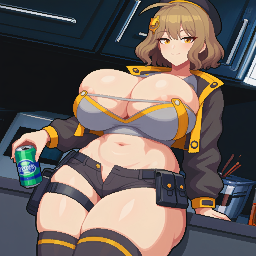
#> input picture SMSAndroidsPack/Scenes/Anis/AnisHHKitchen01Scene01.png, 256 x 256 px
$ python -i map_portraits.py   (imports and definitions only)
#> lines starting #> are read from the running program, lines starting #| are printed output that depends on the picture
"""Square head-and-shoulders portraits for the world map, cut from each character's own bust in the pack.

  python -I Tools/Game/map_portraits.py <pack folder> <out folder> [sheet.png]

Every character with a bust in the pack gets one, so a new character has hers as soon as she has a bust. The head
is found from the picture: the top of the figure, then the middle of what is drawn just below it. Where that
lands badly on a particular bust (a hat, a raised arm, hair to one side), FRAMING moves or resizes that one crop.
"""
import json
import os
import sys

from PIL import Image

SIDE = 80            # the crop, in the bust's own pixels (busts are 256 x 256 full figures)
FRAMING = {          # name: (dx, dy, side) in bust pixels - corrections after looking at the sheet
    "Amber": (14, 0, SIDE),     # ponytail to one side pulls the hair's middle left of her face
    "Anis": (-6, 0, SIDE),      # cap tilted right
    "Helm": (-1, 4, SIDE),     # tall cap: start lower so her chin is in
    "Mast": (-4, 2, SIDE),      # tall cap and side tail
    "Rapi": (-5, 0, SIDE),      # beret to the right
}


def bust_path(pack, character):
    outfits = character.get("outfits") or []
    outfit = next((o for o in outfits if o["gameObjectName"] == character.get("defaultOutfit")), outfits[0] if outfits else None)
    if not outfit:
        return None
    path = os.path.join(pack, outfit["baseSprite"])
    folder = os.path.dirname(path)
    if not os.path.exists(path) and os.path.isdir(folder):
        # Manifest paths and file names do not always agree on case.
        match = [f for f in os.listdir(folder) if f.lower() == os.path.basename(path).lower()]
        path = os.path.join(folder, match[0]) if match else path
    return path if os.path.exists(path) else None


def head(img, name=""):
    """Where her head is on a bust: its middle across (the FRAMING correction included) and the top of her hair."""
    alpha = img.getchannel("A").point(lambda v: 255 if v > 96 else 0)
    w, h = img.size
    top = next(y for y in range(h) if sum(1 for x in range(w) if alpha.getpixel((x, y))) > 2)
    xs = [x for y in range(top + 6, min(h, top + 30)) for x in range(w) if alpha.getpixel((x, y))]
    return sorted(xs)[len(xs) // 2] + FRAMING.get(name, (0, 0, SIDE))[0], top


def crop_box(img, name):
    cx, top = head(img, name)
    _, dy, side = FRAMING.get(name, (0, 0, SIDE))
    left = int(cx - side / 2)
    # Down from the top of the hair, so the chin clears the tile's frame and its cut bottom corner.
    upper = int(top + 8 + dy)
    return left, upper, left + side, upper + side


def portrait(path, name):
    img = Image.open(path).convert("RGBA")
    return img.crop(crop_box(img, name))


def all_portraits(pack):
    manifest = json.load(open(os.path.join(pack, "modpack.json"), encoding="utf-8-sig"))
    made = {}
    for character in manifest["characters"]:
        if character.get("bustSource") != "Pack":
            continue
        path = bust_path(pack, character)
        if path:
            made[character["name"]] = portrait(path, character["name"])
    return made


# [13 lines not run here, left out]

>>> import cv2
>>> picture = cv2.imread('../../SMSAndroidsPack/Scenes/Anis/AnisHHKitchen01Scene01.png', cv2.IMREAD_GRAYSCALE)
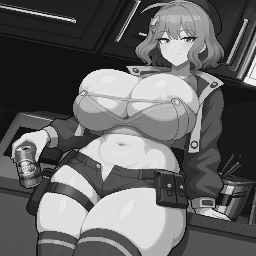
#> picture: shape (256, 256); min 1, max 249, mean 100.7
>>> result = head(picture)
#> (the run stopped early here; a loop or call above may not have finished)
